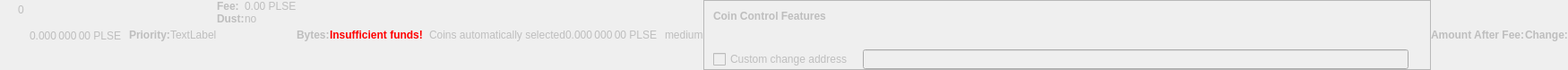
    <widget class="QWidget" name="dummyHideWidget" native="true">
     <property name="enabled">
      <bool>false</bool>
     </property>
     <property name="maximumSize">
      <size>
       <width>100</width>
       <height>22</height>
      </size>
     </property>
     <layout class="QHBoxLayout" name="dummyHideLayout">
      <property name="spacing">
       <number>0</number>
      </property>
      <property name="leftMargin">
       <number>0</number>
      </property>
      <property name="topMargin">
       <number>0</number>
      </property>
      <property name="rightMargin">
       <number>0</number>
      </property>
      <property name="bottomMargin">
       <number>0</number>
      </property>
      <item>
       <layout class="QFormLayout" name="formLayoutCoinControl1">
        <property name="horizontalSpacing">
         <number>10</number>
        </property>
        <property name="verticalSpacing">
         <number>14</number>
        </property>
        <property name="leftMargin">
         <number>10</number>
        </property>
        <property name="topMargin">
         <number>4</number>
        </property>
        <property name="rightMargin">
         <number>6</number>
        </property>
        <item row="0" column="1">
         <widget class="QLabel" name="labelCoinControlBytes">
          <property name="cursor">
           <cursorShape>IBeamCursor</cursorShape>
          </property>
          <property name="contextMenuPolicy">
           <enum>Qt::ActionsContextMenu</enum>
          </property>
          <property name="text">
           <string notr="true">0</string>
          </property>
          <property name="textInteractionFlags">
           <set>Qt::LinksAccessibleByMouse|Qt::TextSelectableByKeyboard|Qt::TextSelectableByMouse</set>
          </property>
         </widget>
        </item>
       </layout>
      </item>
      <item>
       <widget class="QLabel" name="labelCoinControlAfterFee">
        <property name="enabled">
         <bool>false</bool>
        </property>
        <property name="sizePolicy">
         <sizepolicy hsizetype="Fixed" vsizetype="Fixed">
          <horstretch>0</horstretch>
          <verstretch>0</verstretch>
         </sizepolicy>
        </property>
        <property name="minimumSize">
         <size>
          <width>111</width>
          <height>12</height>
         </size>
        </property>
        <property name="maximumSize">
         <size>
          <width>111</width>
          <height>12</height>
         </size>
        </property>
        <property name="cursor">
         <cursorShape>IBeamCursor</cursorShape>
        </property>
        <property name="contextMenuPolicy">
         <enum>Qt::ActionsContextMenu</enum>
        </property>
        <property name="text">
         <string notr="true">0.000 000 00 PLSE</string>
        </property>
        <property name="textInteractionFlags">
         <set>Qt::LinksAccessibleByMouse|Qt::TextSelectableByKeyboard|Qt::TextSelectableByMouse</set>
        </property>
       </widget>
      </item>
      <item>
       <widget class="QLabel" name="labelCoinControlPriorityText">
        <property name="enabled">
         <bool>false</bool>
        </property>
        <property name="font">
         <font>
          <weight>75</weight>
          <bold>true</bold>
         </font>
        </property>
        <property name="text">
         <string>Priority:</string>
        </property>
       </widget>
      </item>
      <item>
       <layout class="QHBoxLayout" name="horizontalLayout">
        <item>
         <widget class="QLabel" name="WarningLabel">
          <property name="text">
           <string>TextLabel</string>
          </property>
         </widget>
        </item>
       </layout>
      </item>
      <item>
       <layout class="QFormLayout" name="formLayoutCoinControl3">
        <property name="horizontalSpacing">
         <number>0</number>
        </property>
        <property name="verticalSpacing">
         <number>0</number>
        </property>
        <property name="leftMargin">
         <number>0</number>
        </property>
        <property name="topMargin">
         <number>0</number>
        </property>
        <property name="rightMargin">
         <number>0</number>
        </property>
        <item row="0" column="0">
         <widget class="QLabel" name="labelCoinControlFeeText">
          <property name="enabled">
           <bool>false</bool>
          </property>
          <property name="font">
           <font>
            <weight>75</weight>
            <bold>true</bold>
           </font>
          </property>
          <property name="text">
           <string>Fee:</string>
          </property>
          <property name="margin">
           <number>0</number>
          </property>
         </widget>
        </item>
        <item row="0" column="1">
         <widget class="QLabel" name="labelCoinControlFee">
          <property name="enabled">
           <bool>false</bool>
          </property>
          <property name="cursor">
           <cursorShape>IBeamCursor</cursorShape>
          </property>
          <property name="contextMenuPolicy">
           <enum>Qt::ActionsContextMenu</enum>
          </property>
          <property name="text">
           <string notr="true">0.00 PLSE</string>
          </property>
          <property name="textInteractionFlags">
           <set>Qt::LinksAccessibleByMouse|Qt::TextSelectableByKeyboard|Qt::TextSelectableByMouse</set>
          </property>
         </widget>
        </item>
        <item row="1" column="0">
         <widget class="QLabel" name="labelCoinControlLowOutputText">
          <property name="enabled">
           <bool>false</bool>
          </property>
          <property name="font">
           <font>
            <weight>75</weight>
            <bold>true</bold>
           </font>
          </property>
          <property name="text">
           <string>Dust:</string>
          </property>
         </widget>
        </item>
        <item row="1" column="1">
         <widget class="QLabel" name="labelCoinControlLowOutput">
          <property name="enabled">
           <bool>false</bool>
          </property>
          <property name="cursor">
           <cursorShape>IBeamCursor</cursorShape>
          </property>
          <property name="contextMenuPolicy">
           <enum>Qt::ActionsContextMenu</enum>
          </property>
          <property name="text">
           <string>no</string>
          </property>
          <property name="textInteractionFlags">
           <set>Qt::LinksAccessibleByMouse|Qt::TextSelectableByKeyboard|Qt::TextSelectableByMouse</set>
          </property>
         </widget>
        </item>
       </layout>
      </item>
      <item>
       <widget class="QLabel" name="labelCoinControlBytesText">
        <property name="enabled">
         <bool>false</bool>
        </property>
        <property name="font">
         <font>
          <weight>75</weight>
          <bold>true</bold>
         </font>
        </property>
        <property name="text">
         <string>Bytes:</string>
        </property>
       </widget>
      </item>
      <item>
       <layout class="QFormLayout" name="formLayoutCoinControl2">
        <property name="horizontalSpacing">
         <number>0</number>
        </property>
        <property name="verticalSpacing">
         <number>0</number>
        </property>
        <property name="leftMargin">
         <number>0</number>
        </property>
        <property name="topMargin">
         <number>0</number>
        </property>
        <property name="rightMargin">
         <number>0</number>
        </property>
       </layout>
      </item>
      <item>
       <layout class="QHBoxLayout" name="horizontalLayoutCoinControl2">
        <property name="spacing">
         <number>0</number>
        </property>
        <property name="bottomMargin">
         <number>0</number>
        </property>
       </layout>
      </item>
      <item>
       <widget class="QLabel" name="labelCoinControlInsuffFunds">
        <property name="enabled">
         <bool>false</bool>
        </property>
        <property name="minimumSize">
         <size>
          <width>0</width>
          <height>0</height>
         </size>
        </property>
        <property name="font">
         <font>
          <weight>75</weight>
          <bold>true</bold>
         </font>
        </property>
        <property name="styleSheet">
         <string notr="true">color:red;font-weight:bold;</string>
        </property>
        <property name="text">
         <string>Insufficient funds!</string>
        </property>
        <property name="margin">
         <number>5</number>
        </property>
       </widget>
      </item>
      <item>
       <layout class="QFormLayout" name="formLayoutCoinControl4">
        <property name="horizontalSpacing">
         <number>0</number>
        </property>
        <property name="verticalSpacing">
         <number>0</number>
        </property>
        <property name="leftMargin">
         <number>0</number>
        </property>
        <property name="topMargin">
         <number>0</number>
        </property>
        <property name="rightMargin">
         <number>0</number>
        </property>
       </layout>
      </item>
      <item>
       <widget class="QLabel" name="labelCoinControlChangeLabel">
        <property name="enabled">
         <bool>false</bool>
        </property>
        <property name="sizePolicy">
         <sizepolicy hsizetype="Preferred" vsizetype="Expanding">
          <horstretch>0</horstretch>
          <verstretch>0</verstretch>
         </sizepolicy>
        </property>
        <property name="minimumSize">
         <size>
          <width>0</width>
          <height>0</height>
         </size>
        </property>
        <property name="text">
         <string/>
        </property>
        <property name="margin">
         <number>3</number>
        </property>
       </widget>
      </item>
      <item>
       <widget class="QLabel" name="labelCoinControlAutomaticallySelected">
        <property name="enabled">
         <bool>false</bool>
        </property>
        <property name="sizePolicy">
         <sizepolicy hsizetype="Fixed" vsizetype="Fixed">
          <horstretch>0</horstretch>
          <verstretch>0</verstretch>
         </sizepolicy>
        </property>
        <property name="minimumSize">
         <size>
          <width>0</width>
          <height>0</height>
         </size>
        </property>
        <property name="maximumSize">
         <size>
          <width>240</width>
          <height>16777215</height>
         </size>
        </property>
        <property name="text">
         <string>Coins automatically selected</string>
        </property>
        <property name="margin">
         <number>5</number>
        </property>
       </widget>
      </item>
      <item>
       <widget class="QLabel" name="labelCoinControlChange">
        <property name="enabled">
         <bool>false</bool>
        </property>
        <property name="sizePolicy">
         <sizepolicy hsizetype="Fixed" vsizetype="Fixed">
          <horstretch>0</horstretch>
          <verstretch>0</verstretch>
         </sizepolicy>
        </property>
        <property name="minimumSize">
         <size>
          <width>111</width>
          <height>0</height>
         </size>
        </property>
        <property name="maximumSize">
         <size>
          <width>111</width>
          <height>16777215</height>
         </size>
        </property>
        <property name="cursor">
         <cursorShape>IBeamCursor</cursorShape>
        </property>
        <property name="contextMenuPolicy">
         <enum>Qt::ActionsContextMenu</enum>
        </property>
        <property name="text">
         <string notr="true">0.000 000 00 PLSE</string>
        </property>
        <property name="textInteractionFlags">
         <set>Qt::LinksAccessibleByMouse|Qt::TextSelectableByKeyboard|Qt::TextSelectableByMouse</set>
        </property>
       </widget>
      </item>
      <item>
       <widget class="QLabel" name="labelCoinControlPriority">
        <property name="enabled">
         <bool>false</bool>
        </property>
        <property name="cursor">
         <cursorShape>IBeamCursor</cursorShape>
        </property>
        <property name="contextMenuPolicy">
         <enum>Qt::ActionsContextMenu</enum>
        </property>
        <property name="text">
         <string>medium</string>
        </property>
        <property name="textInteractionFlags">
         <set>Qt::LinksAccessibleByMouse|Qt::TextSelectableByKeyboard|Qt::TextSelectableByMouse</set>
        </property>
       </widget>
      </item>
      <item>
       <widget class="QFrame" name="frameCoinControl">
        <property name="sizePolicy">
         <sizepolicy hsizetype="Expanding" vsizetype="Expanding">
          <horstretch>0</horstretch>
          <verstretch>0</verstretch>
         </sizepolicy>
        </property>
        <property name="maximumSize">
         <size>
          <width>16777215</width>
          <height>16777215</height>
         </size>
        </property>
        <property name="frameShape">
         <enum>QFrame::StyledPanel</enum>
        </property>
        <property name="frameShadow">
         <enum>QFrame::Sunken</enum>
        </property>
        <layout class="QVBoxLayout" name="verticalLayoutCoinControl2_2">
         <property name="spacing">
          <number>0</number>
         </property>
         <property name="leftMargin">
          <number>0</number>
         </property>
         <property name="topMargin">
          <number>0</number>
         </property>
         <property name="rightMargin">
          <number>0</number>
         </property>
         <property name="bottomMargin">
          <number>0</number>
         </property>
         <item>
          <layout class="QVBoxLayout" name="verticalLayoutCoinControl" stretch="0,0,0,1">
           <property name="spacing">
            <number>0</number>
           </property>
           <property name="leftMargin">
            <number>10</number>
           </property>
           <property name="topMargin">
            <number>10</number>
           </property>
           <item>
            <layout class="QHBoxLayout" name="horizontalLayoutCoinControl1">
             <property name="bottomMargin">
              <number>15</number>
             </property>
             <item>
              <widget class="QLabel" name="labelCoinControlFeatures">
               <property name="enabled">
                <bool>false</bool>
               </property>
               <property name="sizePolicy">
                <sizepolicy hsizetype="Preferred" vsizetype="Maximum">
                 <horstretch>0</horstretch>
                 <verstretch>0</verstretch>
                </sizepolicy>
               </property>
               <property name="font">
                <font>
                 <weight>75</weight>
                 <bold>true</bold>
                </font>
               </property>
               <property name="styleSheet">
                <string notr="true">font-weight:bold;</string>
               </property>
               <property name="text">
                <string>Coin Control Features</string>
               </property>
              </widget>
             </item>
            </layout>
           </item>
           <item>
            <widget class="QWidget" name="widgetCoinControl" native="true">
             <property name="sizePolicy">
              <sizepolicy hsizetype="Preferred" vsizetype="Preferred">
               <horstretch>0</horstretch>
               <verstretch>0</verstretch>
              </sizepolicy>
             </property>
             <property name="minimumSize">
              <size>
               <width>0</width>
               <height>0</height>
              </size>
             </property>
             <property name="styleSheet">
              <string notr="true"/>
             </property>
             <layout class="QHBoxLayout" name="horizontalLayoutCoinControl5_2">
              <property name="leftMargin">
               <number>0</number>
              </property>
              <property name="topMargin">
               <number>0</number>
              </property>
              <property name="rightMargin">
               <number>0</number>
              </property>
              <property name="bottomMargin">
               <number>0</number>
              </property>
              <item>
               <layout class="QHBoxLayout" name="horizontalLayoutCoinControl3">
                <property name="spacing">
                 <number>20</number>
                </property>
                <property name="topMargin">
                 <number>0</number>
                </property>
                <property name="bottomMargin">
                 <number>10</number>
                </property>
               </layout>
              </item>
             </layout>
            </widget>
           </item>
           <item>
            <layout class="QHBoxLayout" name="horizontalLayoutCoinControl4" stretch="0,0,0">
             <property name="spacing">
              <number>12</number>
             </property>
             <property name="sizeConstraint">
              <enum>QLayout::SetDefaultConstraint</enum>
             </property>
             <property name="topMargin">
              <number>5</number>
             </property>
             <property name="rightMargin">
              <number>5</number>
             </property>
             <item>
              <widget class="QCheckBox" name="checkBoxCoinControlChange">
               <property name="enabled">
                <bool>false</bool>
               </property>
               <property name="toolTip">
                <string>If this is activated, but the change address is empty or invalid, change will be sent to a newly generated address.</string>
               </property>
               <property name="text">
                <string>Custom change address</string>
               </property>
              </widget>
             </item>
             <item>
              <widget class="QValidatedLineEdit" name="lineEditCoinControlChange">
               <property name="enabled">
                <bool>false</bool>
               </property>
               <property name="sizePolicy">
                <sizepolicy hsizetype="Expanding" vsizetype="Fixed">
                 <horstretch>0</horstretch>
                 <verstretch>0</verstretch>
                </sizepolicy>
               </property>
              </widget>
             </item>
             <item>
              <widget class="QLabel" name="labelCoinControlChangeLabel_2">
               <property name="sizePolicy">
                <sizepolicy hsizetype="Preferred" vsizetype="Expanding">
                 <horstretch>0</horstretch>
                 <verstretch>0</verstretch>
                </sizepolicy>
               </property>
               <property name="minimumSize">
                <size>
                 <width>0</width>
                 <height>0</height>
                </size>
               </property>
               <property name="text">
                <string/>
               </property>
               <property name="margin">
                <number>3</number>
               </property>
              </widget>
             </item>
            </layout>
           </item>
           <item>
            <spacer name="verticalSpacerCoinControl">
             <property name="orientation">
              <enum>Qt::Vertical</enum>
             </property>
             <property name="sizeHint" stdset="0">
              <size>
               <width>800</width>
               <height>1</height>
              </size>
             </property>
            </spacer>
           </item>
          </layout>
         </item>
        </layout>
       </widget>
      </item>
      <item>
       <widget class="QLabel" name="labelCoinControlAfterFeeText">
        <property name="enabled">
         <bool>false</bool>
        </property>
        <property name="minimumSize">
         <size>
          <width>0</width>
          <height>0</height>
         </size>
        </property>
        <property name="maximumSize">
         <size>
          <width>16777215</width>
          <height>16777215</height>
         </size>
        </property>
        <property name="font">
         <font>
          <weight>75</weight>
          <bold>true</bold>
         </font>
        </property>
        <property name="text">
         <string>Amount After Fee:</string>
        </property>
        <property name="alignment">
         <set>Qt::AlignLeading|Qt::AlignLeft|Qt::AlignVCenter</set>
        </property>
        <property name="margin">
         <number>0</number>
        </property>
       </widget>
      </item>
      <item>
       <widget class="QLabel" name="labelCoinControlChangeText">
        <property name="enabled">
         <bool>false</bool>
        </property>
        <property name="sizePolicy">
         <sizepolicy hsizetype="Preferred" vsizetype="Preferred">
          <horstretch>0</horstretch>
          <verstretch>0</verstretch>
         </sizepolicy>
        </property>
        <property name="minimumSize">
         <size>
          <width>0</width>
          <height>0</height>
         </size>
        </property>
        <property name="maximumSize">
         <size>
          <width>16777215</width>
          <height>16777215</height>
         </size>
        </property>
        <property name="font">
         <font>
          <weight>75</weight>
          <bold>true</bold>
         </font>
        </property>
        <property name="text">
         <string>Change:</string>
        </property>
        <property name="alignment">
         <set>Qt::AlignLeading|Qt::AlignLeft|Qt::AlignVCenter</set>
        </property>
       </widget>
      </item>
     </layout>
    </widget>
